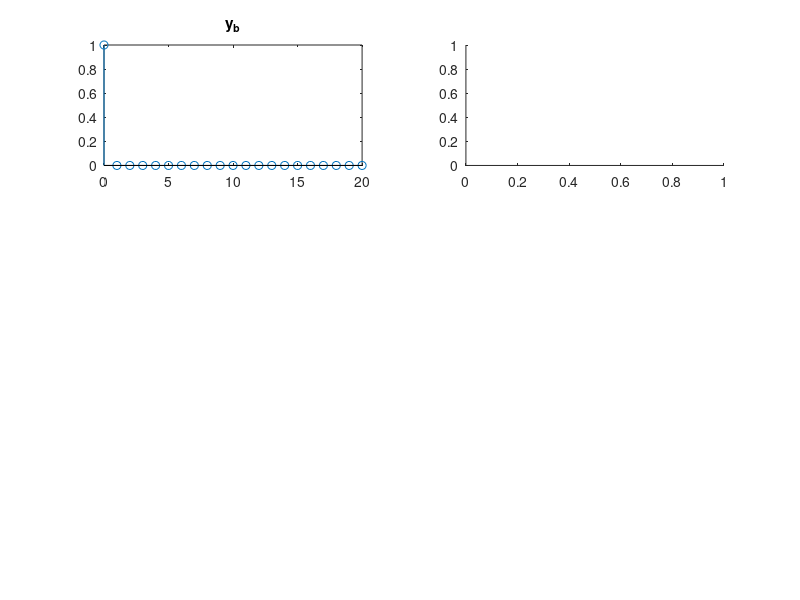

Here is the MATLAB script that generated this plot: (Note: this script raises an error after producing the figure.)
n = 0:20;

yb = [1];
hb = [1 2.5 2.5 1];

y = yb;
y(end+1:length(n)) = 0;
subplot(3, 2, 1); stem(n, y); title('y_b');
subplot(3, 2, 2); plotfft(y);

y = hb;
y(end+1:length(n)) = 0;
subplot(3, 2, 3); stem(n, y); title('h_b');
subplot(3, 2, 4); plotfft(y);

y = conv(yb, hb);
y(end+1:length(n)) = 0;
subplot(3, 2, 5); stem(n, y); title('conv(y_b, h_b)');
subplot(3, 2, 6); plotfft(y);
